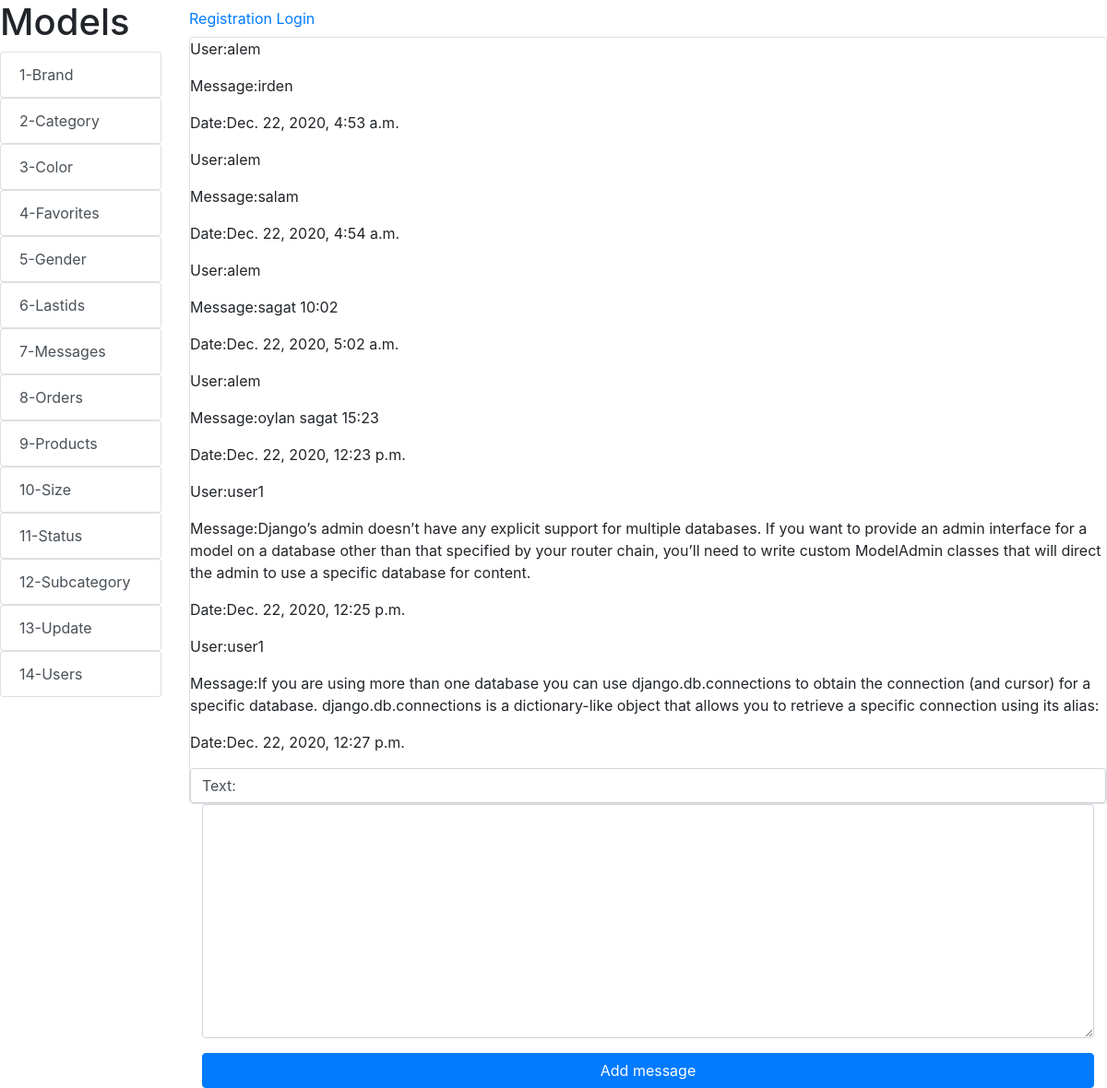
Screenshot of /messages/ with the database file from the repository.
### alemsite/models.py (models this page shows, shortened)
class Messages(models.Model):
    text = models.TextField()
    date = models.DateTimeField(auto_now_add=True)
    user = models.ForeignKey('UserAlem', related_name='user', on_delete=models.CASCADE, null=True)

class UserAlem(AbstractUser):
   phone = models.IntegerField(null=True)

### alemsite/views.py (the view, shortened to what this page needs)
# urls.py: path('messages/', messageView.as_view(), name='messages'),
class messageView(CreateView):
    form_class = messageForm
    template_name = 'messages/messages.html'
    success_url = '/messages/'
    def get_context_data(self, **kwargs):
        context = super(messageView, self).get_context_data(**kwargs)
        context ['messages'] = Messages.objects.all()
        return context

### alemsite/forms.py
class messageForm(forms.ModelForm):
    class Meta:
        model = Messages
        fields = ['text',]
        widgets = {
            'text': forms.Textarea(attrs={'class': 'form-control'}),
        }

### alemsite/templates/messages/messages.html (shortened to what this page needs)
{% extends 'index.html'%}
{% block content %}
{% for message in messages %}
    <p>User:{{message.user  }}</p>
    <p>Message:{{ message.text }}</p>
    <p>Date:{{ message.date }}</p>
    {% endfor %}
<form method="post" class="form-control">
    {{ form.as_p }}
    <button type="submit" class="btn btn-primary btn-block">Add message</button>
</form>
{% endblock %}

### alemsite/templates/index.html (shortened to what this page needs)
<!DOCTYPE html>
{% load static %}
<html lang="en">
<head>
    <link rel="stylesheet" href="{% static 'css/bootstrap.css' %}">
    <link rel="stylesheet" href="{% static 'css/bootstrap.min.css' %}">
    <link rel="stylesheet" href="{% static 'css/bootstrap-grid.css' %}">
    <link rel="stylesheet" href="{% static 'css/bootstrap-grid.min.css' %}">
    <link rel="stylesheet" href="{% static 'css/bootstrap-reboot.css' %}">
    <link rel="stylesheet" href="{% static 'css/bootstrap-reboot.min.css' %}">
    <link rel="stylesheet" href="{% static 'css/main-stylesheet' %}">
</head>
<body>
<div class="row">
<div class="col-md-2">
<h1>Models</h1>
<div class="list-group"><a href="{% url 'brand' %}" class="list-group-item list-group-item-action">1-Brand</a></div>
<div class="list-group"><a href="{% url 'category' %}" class="list-group-item list-group-item-action">2-Category</a></div>
<div class="list-group"><a href="{% url 'color' %}" class="list-group-item list-group-item-action">3-Color</a></div>
<div class="list-group"><a href="{% url 'favlist' %}" class="list-group-item list-group-item-action">4-Favorites</a></div>
<div class="list-group"><a href="{% url 'gender' %}" class="list-group-item list-group-item-action">5-Gender</a></div>
<div class="list-group"><a href="{% url 'lastids' %}" class="list-group-item list-group-item-action">6-Lastids</a></div>
<div class="list-group"><a href="{% url 'messages' %}" class="list-group-item list-group-item-action">7-Messages</a></div>
<div class="list-group"><a href="{% url 'orderlist' %}" class="list-group-item list-group-item-action">8-Orders</a></div>
<div class="list-group"><a href="{% url 'cat' %}" class="list-group-item list-group-item-action">9-Products</a></div>
<div class="list-group"><a href="{% url 'size' %}" class="list-group-item list-group-item-action">10-Size</a></div>
<div class="list-group"><a href="{% url 'status' %}" class="list-group-item list-group-item-action">11-Status</a></div>
<div class="list-group"><a href="{% url 'subcategory' %}" class="list-group-item list-group-item-action">12-Subcategory</a></div>
<div class="list-group"><a href="#" class="list-group-item list-group-item-action">13-Update</a></div>
<div class="list-group"><a href="{% url 'user' %}" class="list-group-item list-group-item-action">14-Users</a></div>
</div>
<div class="col-md-10">
<span class="navbar-text">
    <a href="{% url 'userRegister' %}">Registration     </a>
</span>
<span class="navbar-text">
    <a href="{% url 'userLogin' %}">Login     </a>
</span>
<div class="card mb-3">
    {% block content %}Content{% endblock %}
</div>
</div>
</div>
</body>
</html>

### rows the page displays
Messages: user "alem", text "irden", date "Dec. 22, 2020, 4:53 a.m."
Messages: user "alem", text "salam", date "Dec. 22, 2020, 4:54 a.m."
Messages: user "alem", text "sagat 10:02", date "Dec. 22, 2020, 5:02 a.m."
Messages: user "alem", text "oylan sagat 15:23", date "Dec. 22, 2020, 12:23 p.m."
Messages: user "user1", text "Django’s admin doesn’t have any explicit support for multiple databases. If you want to provide an admin interface for a model on a database other than that specified by your router chain, you’ll need to write custom ModelAdmin classes that will direct the admin to use a specific database for content.", date "Dec. 22, 2020, 12:25 p.m."
Messages: user "user1", text "If you are using more than one database you can use django.db.connections to obtain the connection (and cursor) for a specific database. django.db.connections is a dictionary-like object that allows you to retrieve a specific connection using its alias:", date "Dec. 22, 2020, 12:27 p.m."
